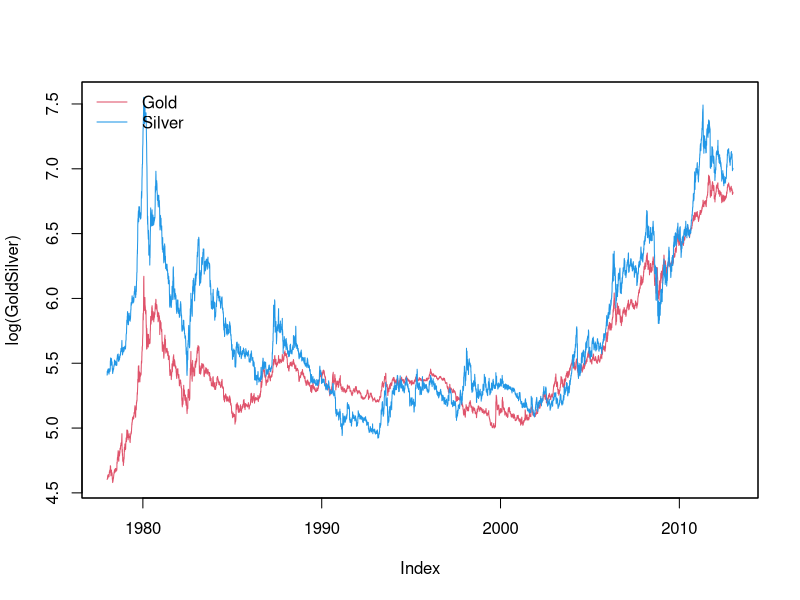
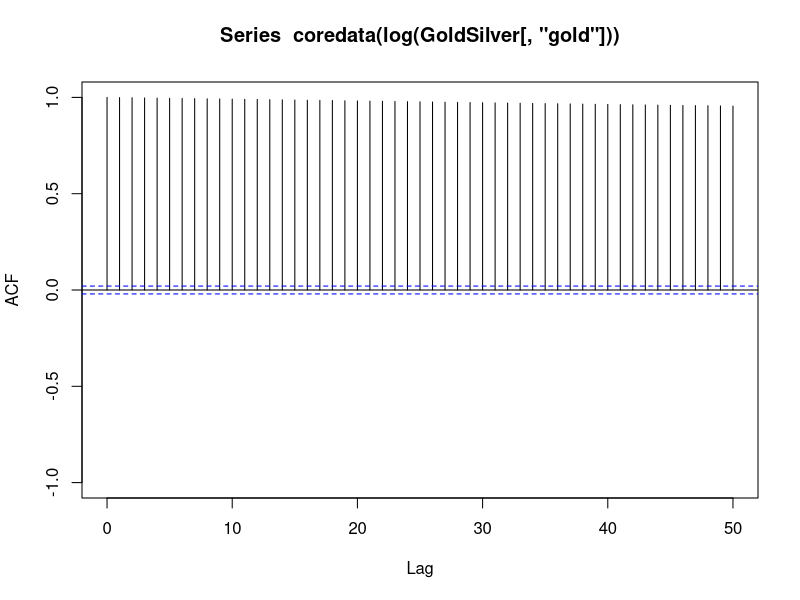
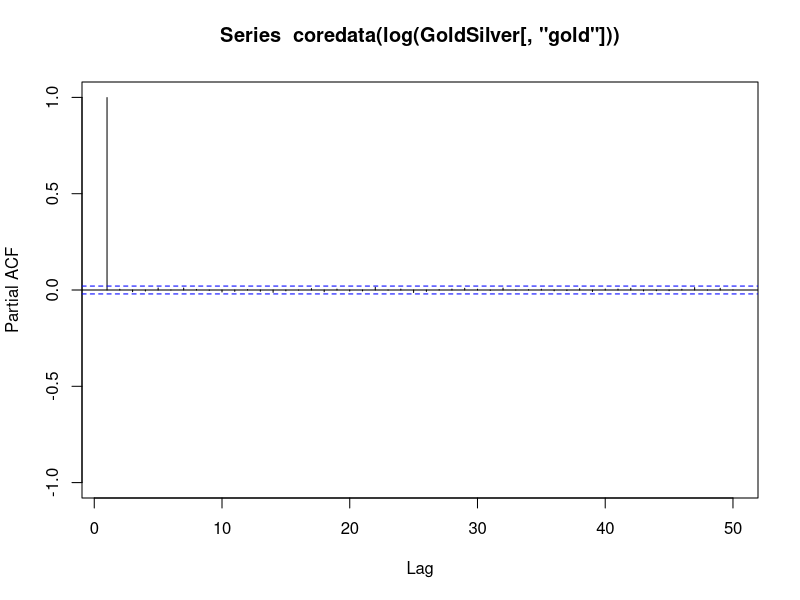
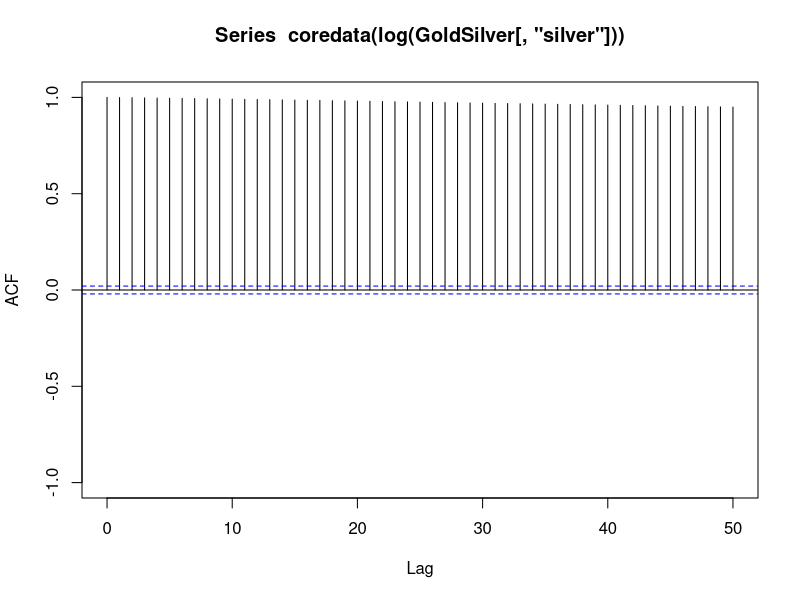
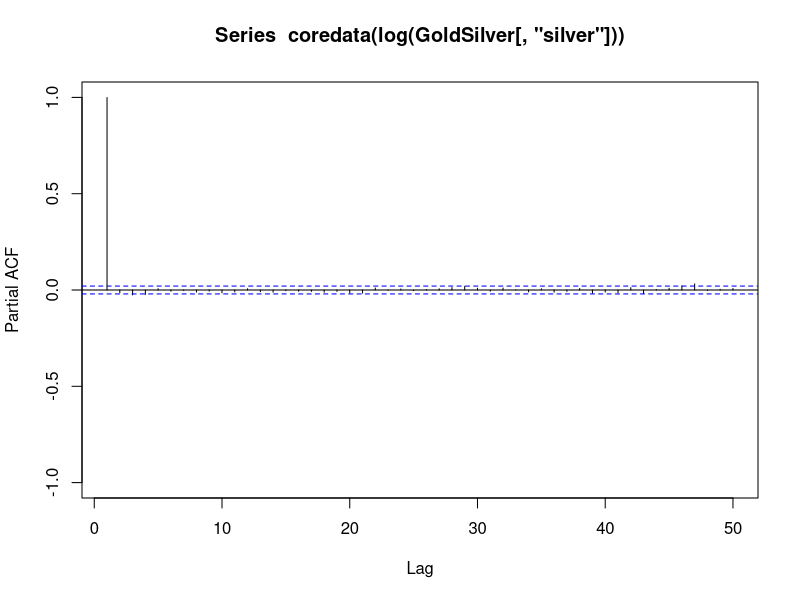
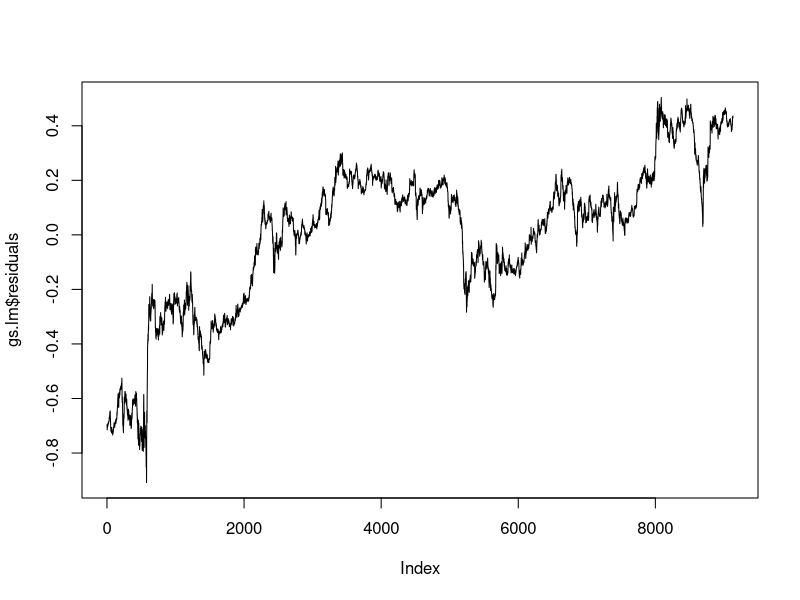

Write the R code that produced these figures, in order.
## ---- chunk 1
library(AER)
data("GoldSilver")
## ---- chunk 2

plot(log(GoldSilver), plot.type = "single", col = c(2,4))
legend("topleft", c("Gold", "Silver"), bty = "n", col = c(2,4), lty = rep(1,2))
## ---- chunk 3
acf(coredata(log(GoldSilver[,"gold"])), ylim = c(-1, 1), lag.max=50)
pacf(coredata(log(GoldSilver[,"gold"])), ylim = c(-1, 1), lag.max=50)
acf(coredata(log(GoldSilver[,"silver"])), ylim = c(-1, 1), lag.max=50)
pacf(coredata(log(GoldSilver[,"silver"])), ylim = c(-1, 1), lag.max=50)

## ---- chunk 4
library(tseries)
adf.test(coredata(log(GoldSilver[, "gold"])))
adf.test(diff(coredata(log(GoldSilver[, "gold"]))))
kpss.test(coredata(log(GoldSilver[, "gold"])))
kpss.test(diff(coredata(log(GoldSilver[, "gold"]))))

adf.test(coredata(log(GoldSilver[, "silver"])))
adf.test(diff(coredata(log(GoldSilver[, "silver"]))))
kpss.test(coredata(log(GoldSilver[, "silver"])))
kpss.test(diff(coredata(log(GoldSilver[, "silver"]))))

## ---- chunk 5
library(forecast)
gsg.arima = auto.arima(coredata(log(GoldSilver[, "gold"])), seasonal=FALSE, stepwise=FALSE, approximation=FALSE)
gss.arima = auto.arima(coredata(log(GoldSilver[, "silver"])), seasonal=FALSE, stepwise=FALSE, approximation=FALSE)

## ---- chunk 6
gs.lm = lm(coredata(log(GoldSilver[,"gold"]))~coredata(log(GoldSilver[,"silver"])))
plot(gs.lm$residuals, type="l")
## ---- chunk 7
po.test(log(coredata(GoldSilver)))
